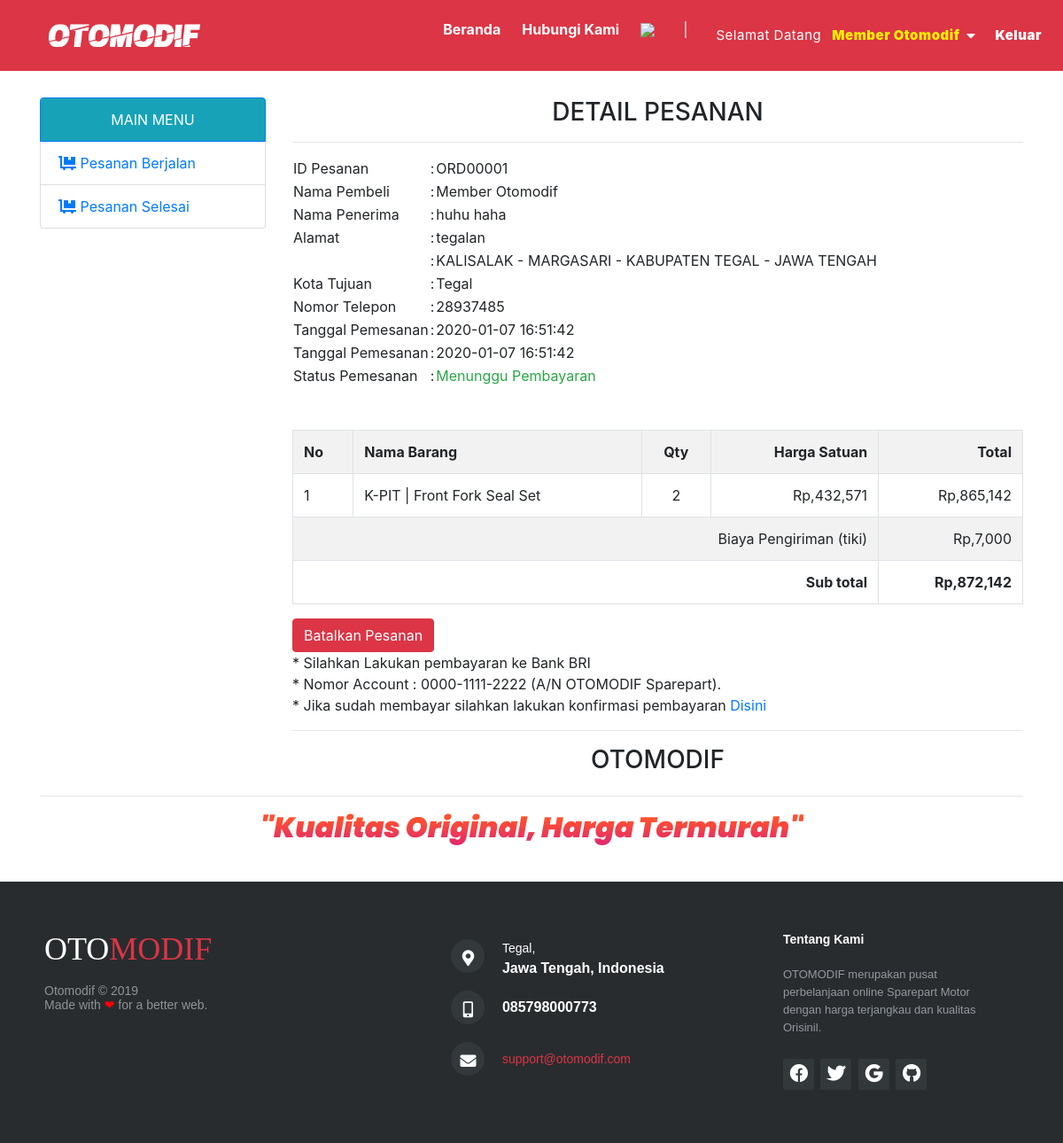
Screenshot of /user/index.php?page=pesanan&module=pesanan&action=detail&pesanan_id=ORD00001 (signed in) with the database file from the repository.
### tables this page shows
CREATE TABLE `detail_pesanan` (
  `id` int(11) NOT NULL,
  `id_pesanan` varchar(10) NOT NULL,
  `id_barang` int(10) NOT NULL,
  `quantity` tinyint(2) NOT NULL,
  `harga` int(10) NOT NULL
);

CREATE TABLE `barang` (
  `id_barang` int(10) NOT NULL,
  `id_kat` int(10) NOT NULL,
  `nama_barang` varchar(250) NOT NULL,
  `spesifikasi` text NOT NULL,
  `gambar` varchar(300) NOT NULL,
  `harga` int(10) NOT NULL,
  `berat` int(10) NOT NULL,
  `stok` tinyint(1) NOT NULL,
  `status` enum('Ready','Tidak') NOT NULL,
  `remove` tinyint(1) NOT NULL DEFAULT 0
);

### helper.php (called while the page is built, shortened)
<?php
	$arrayStatusPesanan[0] = "Menunggu Pembayaran";
	$arrayStatusPesanan[1] = "Pembayaran Sedang Di Validasi";
	$arrayStatusPesanan[2] = "Lunas, Menunggu Pengiriman";
	$arrayStatusPesanan[3] = "Pembayaran Di Tolak";
	$arrayStatusPesanan[4] = "Proses Pengiriman";
	$arrayStatusPesanan[5] = "Selesai";
	$arrayStatusPesanan[6] = "Transaksi Dibatalkan";
	function rupiah($nilai = 0){
		$string = "Rp," . number_format($nilai);
		return $string;
	}

### user/module/pesanan/detail.php (the view)
<?php
	$pesanan_id= $_GET["pesanan_id"];
	$query = mysqli_query($koneksi, "SELECT pesanan.tanggal_pemesanan, pesanan.status, pesanan.ongkir, pesanan.kota_tujuan, pesanan.kurir, user.nama AS nama_user, alamat_pengiriman.nama AS nama_alamat, alamat_pengiriman.no_hp, alamat_pengiriman.alamat, desa.desa_nama, kecamatan.kecamatan_nama, kabupaten_kota.kabupaten_nama, provinsi.provinsi_nama
										FROM pesanan
										JOIN user ON pesanan.id_user=user.id_user
										JOIN alamat_pengiriman ON alamat_pengiriman.id_alamat=pesanan.alamat_pengiriman
										JOIN desa ON desa.desa_id=alamat_pengiriman.desa
										JOIN kecamatan ON kecamatan.kecamatan_id=alamat_pengiriman.kecamatan
										JOIN kabupaten_kota ON kabupaten_kota.kabupaten_id=alamat_pengiriman.kabupaten_kota
										JOIN provinsi ON provinsi.provinsi_id=alamat_pengiriman.provinsi
										WHERE pesanan.id_pesanan='$pesanan_id'");
	$row=mysqli_fetch_assoc($query);
	$tanggal_pemesanan = $row['tanggal_pemesanan'];
	$nama_penerima = $row['nama_alamat'];
	$nomor_telepon = $row['no_hp'];
    $alamat = $row['alamat'];
    $status = $row['status'];
	$tarif = $row['ongkir'];
	$kurir = $row['kurir'];
	$kota_tujuan = $row['kota_tujuan'];
	$nama = $row['nama_user'];
	$desa = $row['desa_nama'];
	$kecamatan = $row['kecamatan_nama'];
	$kabupaten = $row['kabupaten_nama'];
	$provinsi = $row['provinsi_nama'];
?>
<div id="frame-faktur">
	<h3><center>DETAIL PESANAN</center></h3>
	<hr/>
	<table>
		<tr>
			<td>ID Pesanan</td>
			<td>:</td>
			<td><?php echo $pesanan_id; ?></td>
		</tr>
		<tr>
			<td>Nama Pembeli</td>
			<td>:</td>
			<td><?php echo $nama; ?></td>
		</tr>
		<tr>
			<td>Nama Penerima</td>
			<td>:</td>
			<td><?php echo $nama_penerima; ?></td>
		</tr>
		<tr>
			<td>Alamat</td>
			<td>:</td>
			<td><?php echo $alamat; ?></td>
		</tr>
		<tr>
			<td></td>
			<td>:</td>
			<td><?php echo $desa .' - '. $kecamatan .' - '. $kabupaten .' - '. $provinsi; ?></td>
		</tr>
		<tr>
			<td>Kota Tujuan</td>
			<td>:</td>
			<td><?php echo $kota_tujuan; ?></td>
		</tr>
		<tr>
			<td>Nomor Telepon</td>
			<td>:</td>
			<td><?php echo $nomor_telepon; ?></td>
		</tr>
		<tr>
			<td>Tanggal Pemesanan</td>
			<td>:</td>
			<td><?php echo $tanggal_pemesanan; ?></td>
		</tr>
        <tr>
			<td>Tanggal Pemesanan</td>
			<td>:</td>
			<td><?php echo $tanggal_pemesanan; ?></td>
		</tr>
        <tr>
			<td>Status Pemesanan</td>
			<td>:</td>
			<td><span class="text-success"><?php echo $arrayStatusPesanan[$status]; ?></span></td>
		</tr>
	</table>
</div>
<br><br>
	<table class='table table-bordered table-striped table-hover'>
		<tr class="baris-title">
			<th class="no">No</th>
			<th class="kiri">Nama Barang</th>
			<th class="tengah">Qty</th>
			<th class="kanan">Harga Satuan</th>
			<th class="kanan">Total</th>
		</tr>
		<?php
			$queryDetail = mysqli_query($koneksi, "SELECT detail_pesanan.*, barang.nama_barang FROM detail_pesanan JOIN barang ON detail_pesanan.id_barang=barang.id_barang WHERE detail_pesanan.id_pesanan='$pesanan_id'");
			$no = 1;
			$subtotal = 0;
			while($rowDetail=mysqli_fetch_assoc($queryDetail)){
				$total = $rowDetail["harga"] * $rowDetail["quantity"];
				$subtotal = $subtotal + $total;
				echo "<tr>
						<td class='no'>$no</td>
						<td class='kiri'>$rowDetail[nama_barang]</td>
						<td class='tengah'>$rowDetail[quantity]</td>
						<td class='kanan'>".rupiah($rowDetail["harga"])."</td>
						<td class='kanan'>".rupiah($total)."</td>
					  </tr>";
				$no++;
			}
			$subtotal = $subtotal + $tarif;
		?>
		<tr>
			<td class="kanan" colspan="4">Biaya Pengiriman (<?= $kurir; ?>)</td>
			<td class="kanan"><?php echo rupiah($tarif); ?></td>
		</tr>
		<tr>
			<td class="kanan" colspan="4"><b>Sub total</b></td>
			<td class="kanan"><b><?php echo rupiah($subtotal); ?></b></td>
		</tr>
	</table>
	<?php
	$queryKp = mysqli_query($koneksi, "SELECT * FROM konfirmasi_pembayaran WHERE id_pesanan='$pesanan_id'");
	$jmlKp = mysqli_num_rows($queryKp);
	?>
	<?php if($status == 0 || $status == 3): ?>
		<a href='<?= BASE_URL; ?>user/index.php?page=pesanan&module=pesanan&action=batalkan&pesanan_id=<?= $pesanan_id; ?>' class='btn btn-danger' role='button' title='Batalkan Pesanan'></i>Batalkan Pesanan</a>
	<?php endif; ?>
	<?php if($status != 5 && $status != 6): ?>
	<?php if($jmlKp == 0): ?>
        <div id="frame-keterangan-pembayaran">
            <p>* Silahkan Lakukan pembayaran ke Bank BRI<br/>
            * Nomor Account : 0000-1111-2222 (A/N OTOMODIF Sparepart).<br/>
            * Jika sudah membayar silahkan lakukan konfirmasi pembayaran
            <a href="<?php echo BASE_URL."user/index.php?page=pesanan&module=pesanan&action=konfirmasi_pembayaran&pesanan_id=$pesanan_id"?>">Disini</a>
            </p>
        </div>
	<?php endif; ?>
    <?php endif; ?>
	<hr/>
	<h3><center>OTOMODIF</center></h3>

### assets/css/style.css (style rules this page uses)
body { font-family:arial; font-size:12px; color:#1e5474; background:#F7F7F7; margin:0px; }
.tengah { text-align: center; }
.kiri { text-align: left; }
.kanan { text-align: right; }

### assets/css/style2.css (style rules this page uses)
html, body, div, span, iframe, h1, h2, h3, h4, h5, h6, p, blockquote, div pre, a, abbr, address, big, code, del, dfn, em, img, ins, kbd, q, s, small, strike, strong, sub, sup, b, u, i, dl, dt, dd, ol, ul, li, figure, header, nav, section, article, aside, footer, figcaption { margin: 0; padding: 0; border: 0; outline: 0; }
body { font-family: 'Quicksand', sans-serif; color: #000; background-color: #fff; line-height: 1.3; font-size: 16px; overflow-x: hidden; font-weight: 400; }
* { -webkit-box-sizing: border-box; box-sizing: border-box; }
a { text-decoration: none !important; color: #000; }

### rows the page displays
detail_pesanan: id_barang.nama_barang "K-PIT | Front Fork Seal Set", quantity "2", harga "Rp,432,571", rupiah($total) "Rp,865,142"

### other values shown
$nama "Member Otomodif"
$pesanan_id "ORD00001"
$nama_penerima "huhu haha"
$alamat "tegalan"
$desa "KALISALAK"
$kecamatan "MARGASARI"
$kabupaten "KABUPATEN TEGAL"
$provinsi "JAWA TENGAH"
$kota_tujuan "Tegal"
$nomor_telepon "28937485"
$tanggal_pemesanan "2020-01-07 16:51:42"
$arrayStatusPesanan[$status] "Menunggu Pembayaran"
$kurir "tiki"
rupiah($tarif) "Rp,7,000"
rupiah($subtotal) "Rp,872,142"
